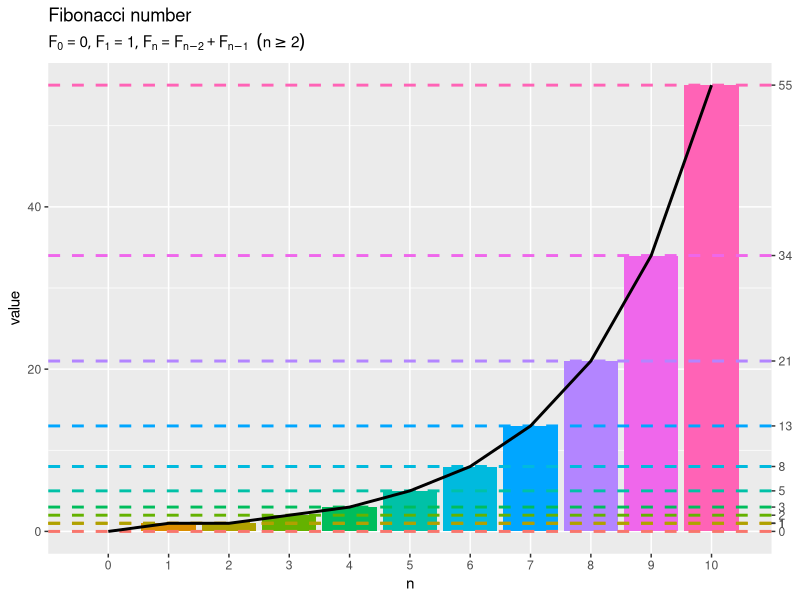
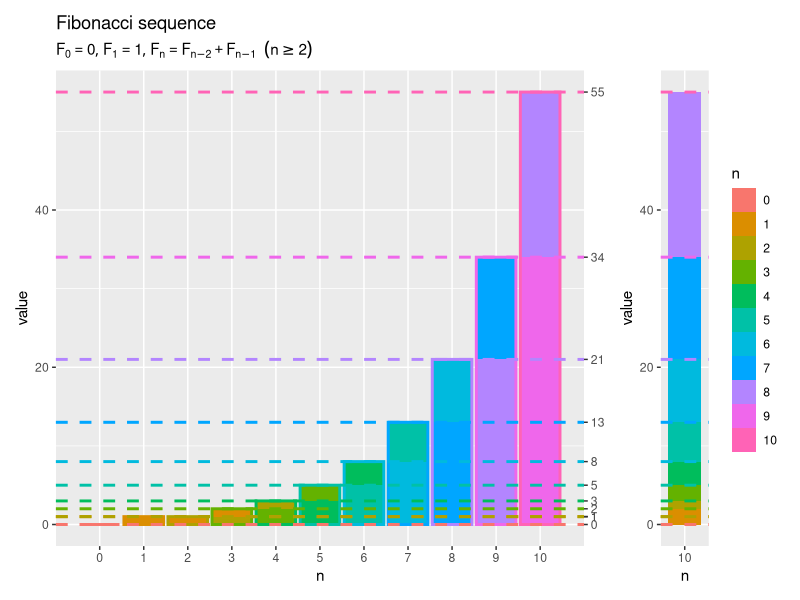

Recreate these plots in R, in order.

# フィボナッチ数列 ----------------------------------------------------------------

# 利用パッケージ
library(tidyverse)
library(patchwork)

# パッケージ名の省略用
library(ggplot2)


# フィボナッチ数列の実装 -------------------------------------------------------------

# フィボナッチ数の計算を実装
fibonacci_val <- function(n) {
  
  # フィボナッチ数を出力
  if(n %in% c(0, 1)) {
    return(n)
  } else {
    # フィボナッチ数を計算
    return(Recall(n = n-2) + Recall(n = n-1))
  }
}

# フィボナッチ数列の計算を実装
fibonacci_vec <- function(n) {
  
  # フィボナッチ数を出力
  if(n == 0) {
    
    # 0番目の項のみの場合
    return(0)
    
  } else if(n == 1) {
    
    # 1番目までの項の場合
    return(c(0, 1))
  }
  
  # n番目までの項の受け皿を作成
  vec <- c(0, 1, rep(NA, times = n-1))
  
  # 項番号ごとに処理
  for(i in 2:n) {
    
    # フィボナッチ数を格納
    vec[i+1] <- sum(vec[c(i-1, i)])
  }
  
  # 数列を出力
  return(vec)
}


# フィボナッチ数列の可視化 ------------------------------------------------------------

# 要素数の最大値を指定
n_max <- 10

# フィボナッチ数列を作成
fib_vec <- sapply(0:n_max, fibonacci_val)
fib_vec <- fibonacci_vec(n = n_max)

# フィボナッチ数列を格納
fib_df <- tibble::tibble(
  n = 0:n_max, # 要素数
  v = fib_vec  # 値
)


# ラベル用の文字列を作成
def_label <- "list(F[0] == 0, F[1] == 1, F[n] == F[n-2] + F[n-1] ~~ (n >= 2))"

# フィボナッチ数を作図
ggplot() + 
  geom_bar(data = fib_df, 
           mapping = aes(x = n, y = v, fill = factor(n)), 
           stat = "identity", show.legend = FALSE) + # 要素数ごとの値
  geom_hline(data = fib_df, 
             mapping = aes(yintercept = v, color = factor(n)), 
             linewidth = 1, linetype = "dashed", show.legend = FALSE) + # 値ごとの軸目盛線
  geom_line(data = fib_df, 
            mapping = aes(x = n, y = v), 
            linewidth = 1) + # 値の推移
  scale_x_continuous(breaks = 0:n_max, minor_breaks = FALSE) + 
  scale_y_continuous(sec.axis = sec_axis(trans = ~., breaks = fib_vec)) + # 値ラベル
  labs(title = "Fibonacci number", 
       subtitle = parse(text = def_label), 
       x = "n", y = "value")


# 各要素の2要素和を作成
pre_term_df <- dplyr::bind_rows(
  # 要素数が2未満のデータ
  tibble::tibble(
    n = 0:1, 
    m = n, 
    v = 0:1
  ), 
  # 要素数が2以上のデータ
  tibble::tibble(
    n = 2:n_max # 要素番号(要素数)
  ) |> 
    dplyr::reframe(
      m = n - c(2, 1), .by = n
    ) |> # 2・1つ前の要素番号を作成
    dplyr::mutate(
      v = fib_vec[m+1]
    )
)

# フィボナッチ数列の構成要素を作図
seq_graph <- ggplot() + 
  geom_bar(data = pre_term_df, 
           mapping = aes(x = n, y = v, fill = factor(m)), 
           stat = "identity", position = "stack", 
           show.legend = FALSE) + # 構成要素
  geom_bar(data = fib_df, 
           mapping = aes(x = n, y = v, color = factor(n), fill = factor(n)), 
           stat = "identity", position = "stack", 
           linewidth = 1, alpha = 0) + # 要素数ごとの値
  geom_hline(data = fib_df, 
             mapping = aes(yintercept = v, color = factor(n)), 
             linewidth = 1, linetype = "dashed", show.legend = FALSE) + # 値ごとの軸目盛線
  scale_x_continuous(breaks = 0:n_max, minor_breaks = FALSE) + 
  scale_y_continuous(sec.axis = sec_axis(trans = ~., breaks = fib_vec)) + # 値ラベル
  scale_color_manual(breaks = 0:n_max, values = scales::hue_pal()(n_max+1)) + # (要素数ごとに色付け用の小細工)
  scale_fill_manual(breaks = 0:n_max, values = scales::hue_pal()(n_max+1)) + # (要素数ごとに色付け用の小細工)
  guides(fill = guide_legend(override.aes = list(alpha = 1, linewidth = 0))) + # (全ての要素数を凡例に表示用の小細工)
  labs(title = "Fibonacci sequence", 
       subtitle = parse(text = def_label), 
       color = "n", fill = "n", 
       x = "n", y = "value")

# 最大要素のn-2要素和を作成
stack_df <- tibble::tibble(
  n = c(0, 1, 1:(n_max-2)), # 要素番号(要素数)
  v = fib_vec[n+1]
)

# フィボナッチ数の構成要素を作図
stack_graph <- ggplot() + 
  geom_bar(data = stack_df, 
           mapping = aes(x = n_max, y = v, fill = factor(n)), 
           stat = "identity", position = position_stack(reverse = TRUE), linewidth = 1.5, show.legend = FALSE) + # 構成要素
  geom_hline(data = fib_df, 
             mapping = aes(yintercept = v, color = factor(n)), 
             linewidth = 1, linetype = "dashed", show.legend = FALSE) + # 値ごとの軸目盛線
  scale_x_continuous(breaks = n_max, limits = c(n_max-0.6, n_max+0.6), minor_breaks = FALSE) + 
  scale_fill_manual(breaks = 0:n_max, values = scales::hue_pal()(n_max+1)) + # (要素数ごとに色付け用の小細工)
  labs(x = "n", y = "value")

# 並べて描画
patchwork::wrap_plots(
  seq_graph, stack_graph, 
  nrow = 1, widths = c(n_max+1, 1), guides = "collect"
)


